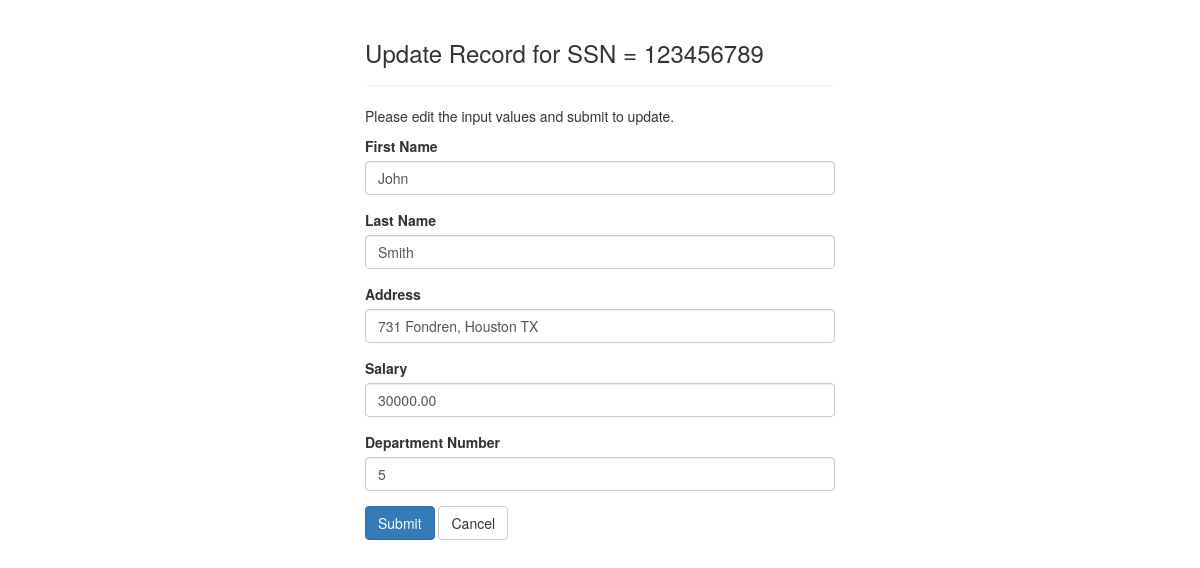
The page /program2/updateEmployee.php?Ssn=123456789 on the database its author committed.
### tables this page shows
create table EMPLOYEE (
  Fname varchar(15) not null,
  Lname varchar(15) not null,
  Ssn char(9) not null,
  Bdate date not null,
  Address varchar(30) not null,
  Sex char(1) not null,
  Salary decimal(10,2) not null,
  Super_ssn char(9),
  Dno int(2) not null,
  constraint Fullname UNIQUE(Fname, Lname),
  primary key (Ssn),
  foreign key (Dno) references DEPARTMENT(Dnumber) on update cascade on delete cascade
);

### program2/updateEmployee.php (the view, shortened to what this page needs)
<?php
$Lname = $Fname = $Salary = $Bdate = $Address = $Sex = $Dno = $Super_ssn = "";
$Lname_err = $Fname_err = $Address_err = $Sex_err = $Salary_err = $Dno_err = "";
if (isset($_GET["Ssn"]) && !empty(trim($_GET["Ssn"]))) {
    $sql1 = "SELECT * FROM EMPLOYEE WHERE Ssn = ?";
    if ($stmt1 = mysqli_prepare($link, $sql1)) {
        mysqli_stmt_bind_param($stmt1, "s", $param_Ssn);
        $param_Ssn = trim($_GET["Ssn"]);
        if (mysqli_stmt_execute($stmt1)) {
            $result1 = mysqli_stmt_get_result($stmt1);
            if (mysqli_num_rows($result1) > 0) {
                $row = mysqli_fetch_array($result1);
                $Lname = $row["Lname"];
                $Fname = $row["Fname"];
                $Address = $row["Address"];
                $Dno = $row["Dno"];
            }
        }
    }
}
if ($_SERVER["REQUEST_METHOD"] == "POST") {
    $Ssn = $_SESSION["Ssn"];
    $Fname = trim($_POST["Fname"]);
    if (empty($Fname)) {
        $Fname_err = "Please enter a first name.";
    } elseif (
        !filter_var($Fname, FILTER_VALIDATE_REGEXP, [
            "options" => ["regexp" => "/^[a-zA-Z\s]+$/"],
        ])
    ) {
        $Fname_err = "Please enter a valid first name.";
    }
    $Lname = trim($_POST["Lname"]);
    if (empty($Lname)) {
        $Lname_err = "Please enter a last name.";
    } elseif (
        !filter_var($Lname, FILTER_VALIDATE_REGEXP, [
            "options" => ["regexp" => "/^[a-zA-Z\s]+$/"],
        ])
    ) {
        $Lname_err = "Please enter a valid last name.";
    }
    $Address = trim($_POST["Address"]);
    if (empty($Address)) {
        $Address_err = "Please enter Address.";
    }
    $Salary = trim($_POST["Salary"]);
    if (empty($Salary)) {
        $Salary_err = "Please enter salary.";
    }
    $Dno = trim($_POST["Dno"]);
    if (empty($Dno)) {
        $Dno_err = "Please enter department number.";
    }
    if (
        empty($Fname_err) &&
        empty($Lname_err) &&
        empty($Address_err) &&
        empty($Salary_err) &&
        empty($Dno_err)
    ) {
        $sql =
            "UPDATE EMPLOYEE SET Fname=?, Lname=?, Address=?, Salary = ?, Dno = ? WHERE Ssn=?";
        if ($stmt = mysqli_prepare($link, $sql)) {
            mysqli_stmt_bind_param(
                $stmt,
                "sssdis",
                $param_Fname,
                $param_Lname,
                $param_Address,
                $param_Salary,
                $param_Dno,
                $param_Ssn
            );
            $param_Fname = $Fname;
            $param_Lname = $Lname;
            $param_Address = $Address;
            $param_Salary = $Salary;
            $param_Dno = $Dno;
            $param_Ssn = $Ssn;
            if (mysqli_stmt_execute($stmt)) {
                header("location: index.php");
                exit();
            } else {
                echo "<center><h2>Error when updating</center></h2>";
            }
        }
        mysqli_stmt_close($stmt);
    }
    mysqli_close($link);
} else {
    if (isset($_GET["Ssn"]) && !empty(trim($_GET["Ssn"]))) {
        $sql1 = "SELECT * FROM EMPLOYEE WHERE Ssn = ?";
        if ($stmt1 = mysqli_prepare($link, $sql1)) {
            mysqli_stmt_bind_param($stmt1, "s", $param_Ssn);
            if (mysqli_stmt_execute($stmt1)) {
                $result1 = mysqli_stmt_get_result($stmt1);
                if (mysqli_num_rows($result1) == 1) {
                    $row = mysqli_fetch_array($result1);
                    $Lname = $row["Lname"];
                    $Fname = $row["Fname"];
                    $Salary = $row["Salary"];
                    $Address = $row["Address"];
                    $Dno = $row["Dno"];
                } else {
                    header("location: error.php");
                    exit();
                }
            } else {
                echo "Error in SSN while updating";
            }
        }
    } else {
        header("location: error.php");
        exit();
    }
}
?>
<!DOCTYPE html>
<html lang="en">
<head>
  <link rel="stylesheet" href="https://maxcdn.bootstrapcdn.com/bootstrap/3.3.7/css/bootstrap.css">
</head>
<body>
  <div class="wrapper">
    <div class="container-fluid">
      <div class="row">
        <div class="col-md-12">
          <div class="page-header">
            <h3>Update Record for SSN = <?php echo $_GET["Ssn"]; ?> </H3>
          </div>
          <p>Please edit the input values and submit to update.
          <form action="<?php echo htmlspecialchars(
              basename($_SERVER["REQUEST_URI"])
          ); ?>" method="post">
            <div class="form-group <?php echo !empty($Fname_err)
                ? "has-error"
                : ""; ?>">
              <label>First Name</label>
              <input type="text" name="Fname" class="form-control" value="<?php echo $Fname; ?>">
            </div>
            <div class="form-group <?php echo !empty($sName_err)
                ? "has-error"
                : ""; ?>">
              <label>Last Name</label>
              <input type="text" name="Lname" class="form-control" value="<?php echo $Lname; ?>">
            </div>
            <div class="form-group <?php echo !empty($Address_err)
                ? "has-error"
                : ""; ?>">
              <label>Address</label>
              <input type="text" name="Address" class="form-control" value="<?php echo $Address; ?>">
            </div>
            <div class="form-group <?php echo !empty($Salary_err)
                ? "has-error"
                : ""; ?>">
              <label>Salary</label>
              <input type="text" name="Salary" class="form-control" value="<?php echo $Salary; ?>">
            </div>
            <div class="form-group <?php echo !empty($Dno_err)
                ? "has-error"
                : ""; ?>">
              <label>Department Number</label>
              <input type="number" min="1" max="20" name="Dno" class="form-control" value="<?php echo $Dno; ?>">
            </div>
            <input type="submit" class="btn btn-primary" value="Submit">
            <a href="index.php" class="btn btn-default">Cancel</a>
          </form>
        </div>
      </div>
    </div>
  </div>
</body>
</html>

### program2/updateEmployee.php (style rules this page uses)
.wrapper { width: 500px; margin: 0 auto; }

### rows shown on the page
employee: Fname "John", Lname "Smith", Address "731 Fondren, Houston TX", Salary "30000.00", Dno "5"

### other values the page prints
$_GET["Ssn"] "123456789"
